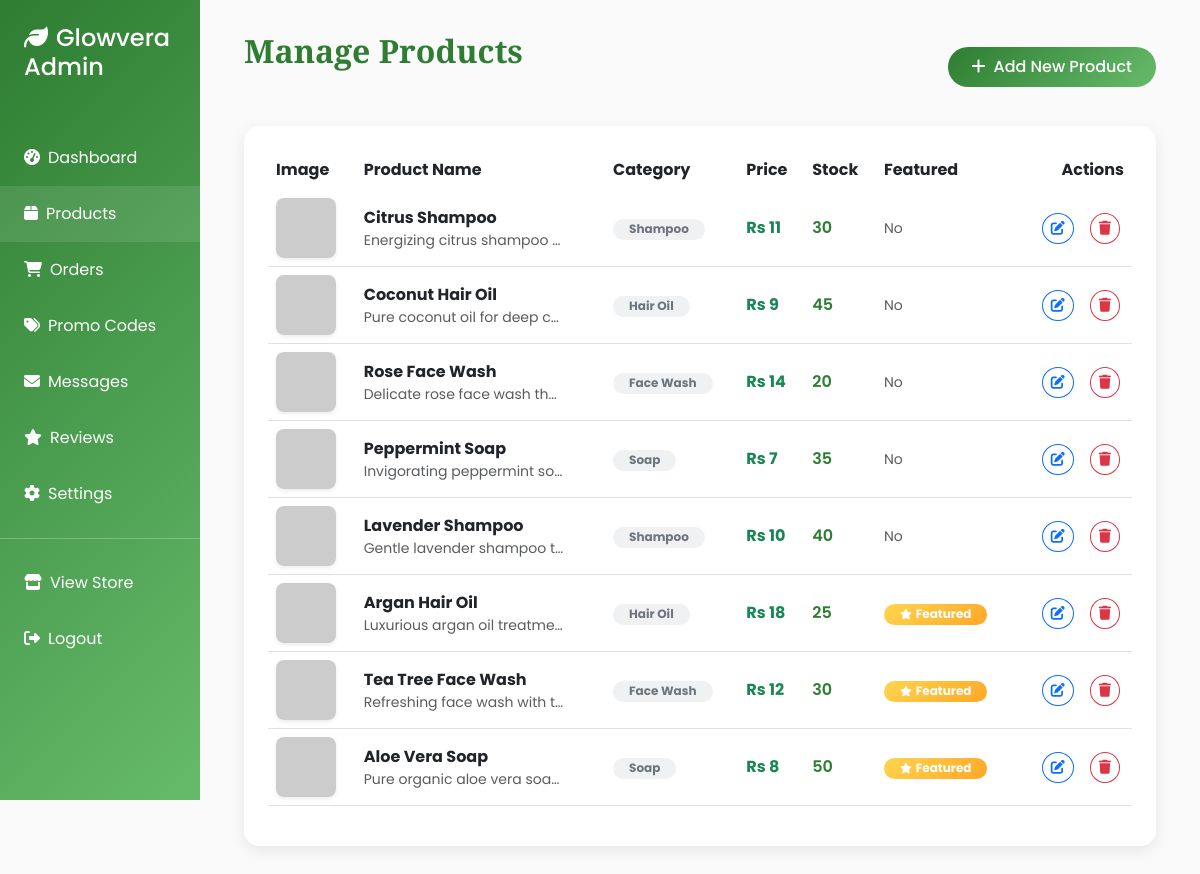
Before: /admin/products (signed in) with the older database file.
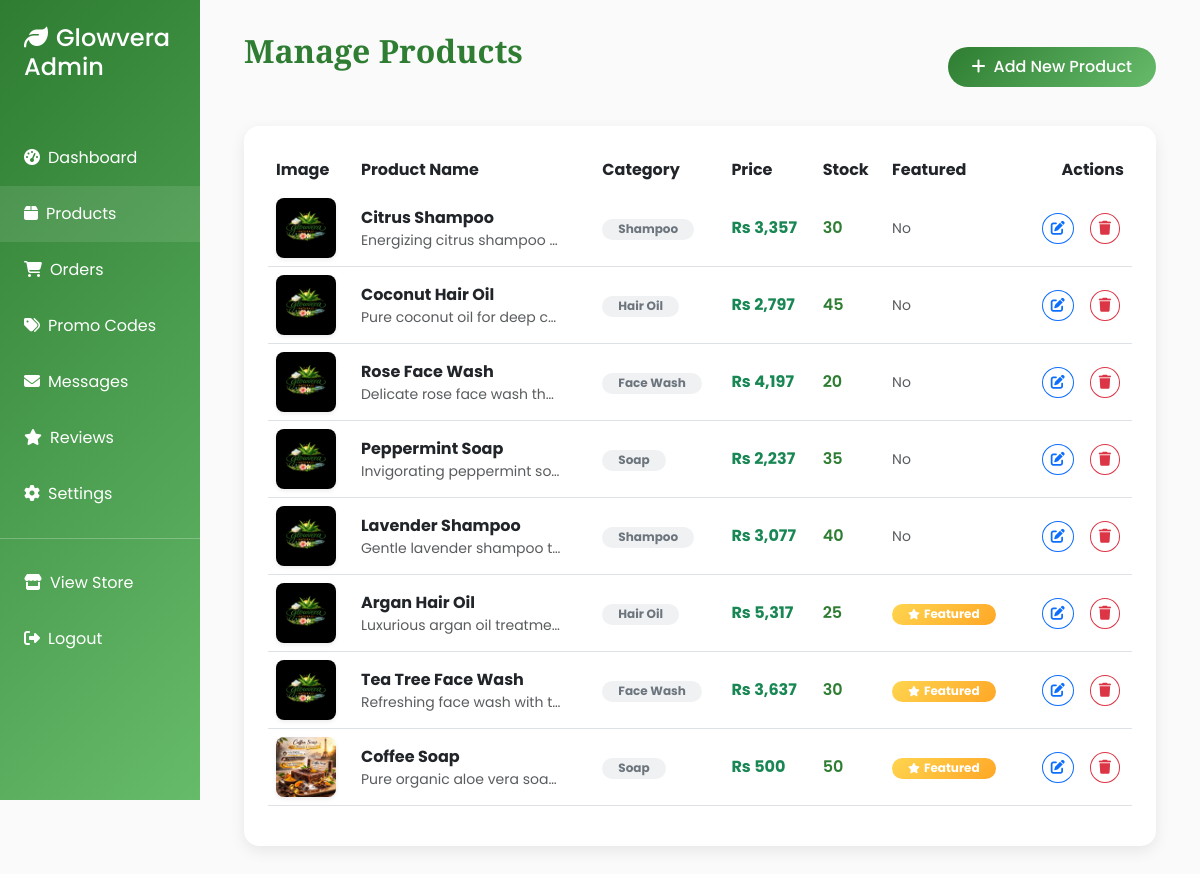
After: the same page with the newer database file.
### app.py (models this page shows)
class Product(db.Model):
    id = db.Column(db.Integer, primary_key=True)
    name = db.Column(db.String(100), nullable=False)
    description = db.Column(db.Text, nullable=False)
    price = db.Column(db.Float, nullable=False)
    image_url = db.Column(db.String(200))
    category = db.Column(db.String(50), nullable=False)
    stock_quantity = db.Column(db.Integer, default=0)
    ingredients = db.Column(db.Text)
    weight_grams = db.Column(db.Integer)
    is_featured = db.Column(db.Boolean, default=False)
    created_at = db.Column(db.DateTime, default=datetime.utcnow)

### app.py (the view)
@app.route('/admin/products')
@admin_required
def admin_products():
    products = Product.query.order_by(Product.created_at.desc()).all()
    return render_template('admin_products.html', products=products)

### app.py (called while the page is built)
@app.context_processor
def utility_processor():
    def format_price(price):
        if not price:
            price = 0
        symbol = NATIVE_CURRENCY['symbol']
        return f"{symbol} {int(price):,}"
    return dict(format_price=format_price, currency=NATIVE_CURRENCY)

@login_manager.user_loader
def load_user(user_id):
    return User.query.get(int(user_id))

def admin_required(f):
    @wraps(f)
    def decorated_function(*args, **kwargs):
        if not current_user.is_authenticated or not current_user.is_admin:
            flash('Unauthorized access. Admin privileges required.', 'error')
            return redirect(url_for('index'))
        return f(*args, **kwargs)
    return decorated_function

@app.after_request
def add_security_headers(response):
    response.headers['X-Content-Type-Options'] = 'nosniff'
    response.headers['X-Frame-Options'] = 'SAMEORIGIN'
    response.headers['X-XSS-Protection'] = '1; mode=block'
    if not app.debug:
        response.headers['Strict-Transport-Security'] = 'max-age=31536000; includeSubDomains'
    return response

### templates/admin_products.html (shortened to what this page needs)
{% extends "admin_base.html" %}
{% set active_page = 'products' %}
{% block admin_content %}
<div class="d-flex justify-content-between align-items-center mb-4">
    <h1 class="admin-title">Manage Products</h1>
    <a href="{{ url_for('admin_add_product') }}" class="btn btn-primary rounded-pill px-4">
        <i class="fas fa-plus me-2"></i>Add New Product
    </a>
</div>
<div class="products-table">
    {% if products %}
    <div class="table-responsive">
        <table class="table table-hover align-middle">
            <thead class="bg-light">
                <tr>
                    <th class="border-0">Image</th>
                    <th class="border-0">Product Name</th>
                    <th class="border-0">Category</th>
                    <th class="border-0">Price</th>
                    <th class="border-0">Stock</th>
                    <th class="border-0">Featured</th>
                    <th class="border-0 text-end">Actions</th>
                </tr>
            </thead>
            <tbody>
                {% for product in products %}
                <tr>
                    <td>
                        <img src="{{ product.image_url if product.image_url else url_for('static', filename='images/logo.jpeg') }}"
                             alt="{{ product.name }}"
                             class="product-image shadow-sm">
                    </td>
                    <td>
                        <div class="fw-bold">{{ product.name }}</div>
                        <small class="text-muted d-block text-truncate" style="max-width: 200px;">{{ product.description[:50] }}...</small>
                    </td>
                    <td>
                        <span class="badge bg-secondary bg-opacity-10 text-secondary rounded-pill px-3">{{ product.category }}</span>
                    </td>
                    <td>
                        <div class="fw-bold text-success">{{ format_price(product.price) }}</div>
                    </td>
                    <td>
                        {% if product.stock_quantity < 10 %}
                        <span class="stock-low">{{ product.stock_quantity }}</span>
                        {% else %}
                        <span class="stock-good">{{ product.stock_quantity }}</span>
                        {% endif %}
                    </td>
                    <td>
                        {% if product.is_featured %}
                        <span class="badge badge-featured rounded-pill px-3">
                            <i class="fas fa-star me-1 small"></i>Featured
                        </span>
                        {% else %}
                        <span class="text-muted small">No</span>
                        {% endif %}
                    </td>
                    <td class="text-end">
                        <div class="action-buttons d-flex justify-content-end gap-2">
                            <a href="{{ url_for('admin_edit_product', product_id=product.id) }}"
                               class="btn btn-sm btn-outline-primary rounded-circle" title="Edit">
                                <i class="fas fa-edit"></i>
                            </a>
                            <form method="POST"
                                  action="{{ url_for('admin_delete_product', product_id=product.id) }}"
                                  onsubmit="return confirm('Are you sure you want to delete this product?')">
                                <button type="submit" class="btn btn-sm btn-outline-danger rounded-circle" title="Delete">
                                    <i class="fas fa-trash"></i>
                                </button>
                            </form>
                        </div>
                    </td>
                </tr>
                {% endfor %}
            </tbody>
        </table>
    </div>
    {% endif %}
</div>
{% endblock %}

Changed rows visible on the page:
changed Product "Citrus Shampoo": image_url: picture added in place of a placeholder; price "Rs 11" → "Rs 3,357"
changed Product "Coconut Hair Oil": image_url: picture added in place of a placeholder; price "Rs 9" → "Rs 2,797"
changed Product "Rose Face Wash": image_url: picture added in place of a placeholder; price "Rs 14" → "Rs 4,197"
changed Product "Peppermint Soap": image_url: picture added in place of a placeholder; price "Rs 7" → "Rs 2,237"
changed Product "Lavender Shampoo": image_url: picture added in place of a placeholder; price "Rs 10" → "Rs 3,077"
changed Product "Argan Hair Oil": image_url: picture added in place of a placeholder; price "Rs 18" → "Rs 5,317"
changed Product "Tea Tree Face Wash": image_url: picture added in place of a placeholder; price "Rs 12" → "Rs 3,637"
changed Product "Pure organic aloe vera soa…": image_url: picture added in place of a placeholder; name "Aloe Vera Soap" → "Coffee Soap"; price "Rs 8" → "Rs 500"
